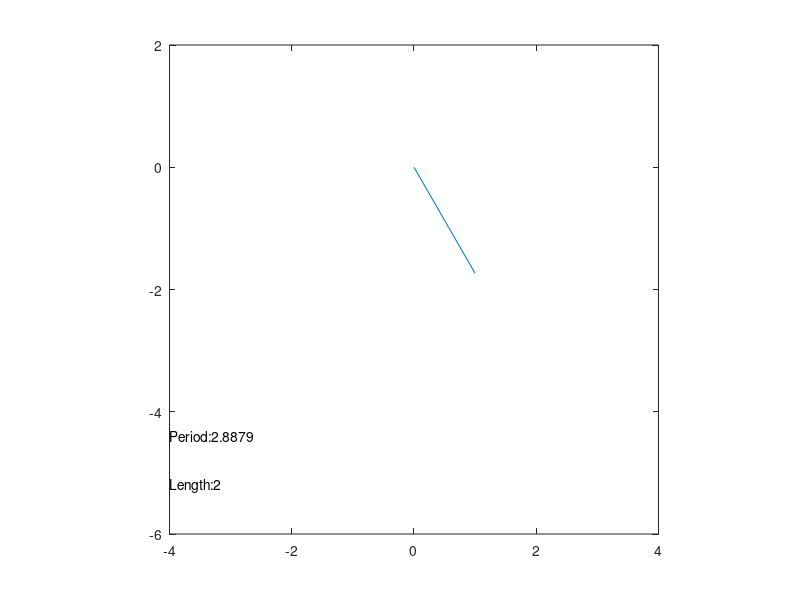

MATLAB code to generate this figure: (Note: this script raises an error after producing the figure.)
clc; close all; clear all;

length = 2;
olength = length;
gravity = 9.8;
deltaT = .03;
velocity = 0;
mass = 4;

initial_angle = deg2rad(30);
T = 2*pi*sqrt(length/gravity)*(1+(1/16)*initial_angle*initial_angle + (11/3072)*initial_angle*initial_angle*initial_angle*initial_angle);
angle = initial_angle;
velocity = 0;
time = 0;
linVx = velocity*length*cos(angle);
linVy = velocity*length*sin(angle);
linV = sqrt(linVx*linVx +linVy*linVy);
KEold = linV*linV*.5*mass;

PE = mass*gravity*(-cos(angle)*length+length);
    
totalEnergyMax = KEold + PE;
figure(1);

while(true)
    
    maxVelocity = sqrt(2*totalEnergyMax/mass)/length;
    
    %[ angle velocity ] = GetPos( length, gravity, velocity, mass, angle, deltaT, totalEnergyMax );
    angle = initial_angle*cos(2*pi*(time+deltaT)/T);
    velocity = maxVelocity*sin(2*pi*(time+deltaT)/T);
    time = time + deltaT;
    x(1) = 0;
    y(1) = 0;
    x(2) = sin(angle)*length;
    y(2) = -cos(angle)*length;
    figure(1);
    plot(x,y);
    xlim([-olength*2 olength*2]);
    ylim([-1.5*olength*2 .5*olength*2]);
    text(-olength*2,-1.1*olength*2,strcat('Period:',num2str(T)));
    text(-olength*2,-1.3*olength*2,strcat('Length:',num2str(length)));
    pbaspect([1 1 1]);
    fprintf('Angle:%g Velocity:%g\n',angle,velocity);
    length = length +.005;
    [totalEnergyMax time T] = sliderCallback( velocity, length, angle, mass, gravity);
    pause(deltaT);
end


function [totalEnergyMax time T] = sliderCallback( velocity, length, angle, mass, gravity)
linVx = velocity*length*cos(angle);
linVy = velocity*length*sin(angle);
linV = sqrt(linVx*linVx +linVy*linVy);
KEold = linV*linV*.5*mass;

PE = mass*gravity*(-cos(angle)*length+length);
    
totalEnergyMax = KEold + PE;

initial_angle = acos(-((totalEnergyMax/mass/gravity)-length)/length);
T = 2*pi*sqrt(length/gravity)*(1+(1/16)*initial_angle*initial_angle + (11/3072)*initial_angle*initial_angle*initial_angle*initial_angle);

time = T*acos(angle/initial_angle)/(2*pi);
if(velocity<0)
    time = T - time;
end
end